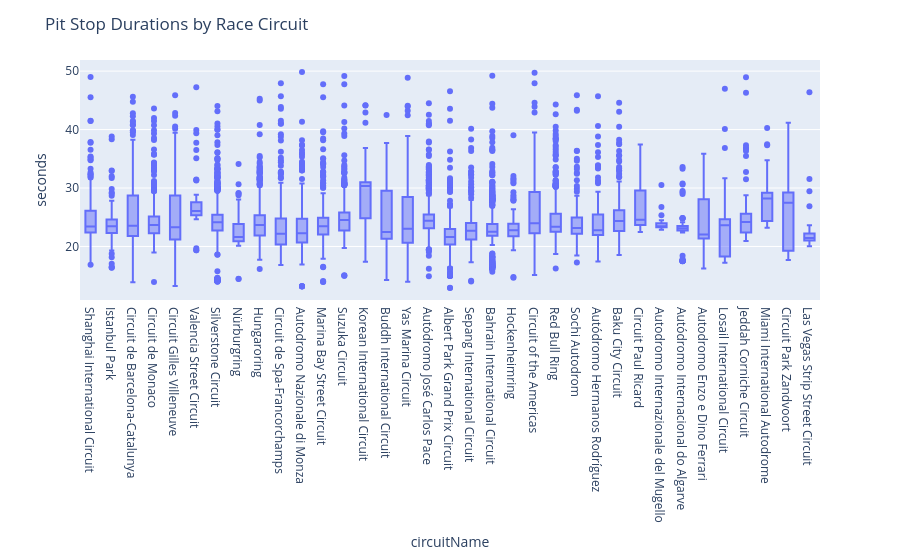

The notebook cell this image was saved under:
### Markdown cell above
### Is there a relationship between pit stop durations and race circuit?
<p>Main Observations:</p>
<ul>
    <li>Race circuits appear to have a more significant impact on overall pit duration</li>
    <li>Race circuits appear to have an impact on total pit time over the course of the race</li>
    <li>Some circuits have larger variances, but on average the variance from track to track appear to be fairly consistent</li>
</ul>

### Code cell
fig = px.box(
    newPitStops[newPitStops['seconds'] < 50],
    x='circuitName',
    y='seconds',
)

fig.update_layout(
    title='Pit Stop Durations by Race Circuit'
)

fig.show()

### Figure 1 — Plotly figure (JSON) as saved in the notebook; plotly's stock layout.template omitted (floating-point values rounded to 4 significant figures; data arrays with more than 128 entries replaced by an {"elided": "..."} marker saying what was removed)
{"data": [{"alignmentgroup": "True", "hovertemplate": "circuitName=%{x}<br>seconds=%{y}<extra></extra>", "legendgroup": "", "marker": {"color": "#636efa"}, "name": "", "notched": false, "offsetgroup": "", "orientation": "v", "showlegend": false, "type": "box", "x": {"elided": "10820 str values"}, "x0": " ", "xaxis": "x", "y": {"elided": "10820 float values"}, "y0": " ", "yaxis": "y"}], "layout": {"boxmode": "group", "legend": {"tracegroupgap": 0}, "margin": {"t": 60}, "title": {"text": "Pit Stop Durations by Race Circuit"}, "xaxis": {"anchor": "y", "domain": [0, 1], "title": {"text": "circuitName"}}, "yaxis": {"anchor": "x", "domain": [0, 1], "title": {"text": "seconds"}}}}
